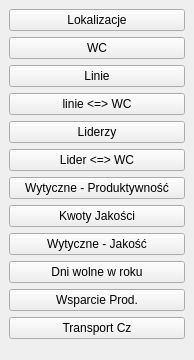
<?xml version="1.0" encoding="UTF-8"?>
<ui version="4.0">
 <class>Form</class>
 <widget class="QWidget" name="Form">
  <property name="geometry">
   <rect>
    <x>0</x>
    <y>0</y>
    <width>194</width>
    <height>360</height>
   </rect>
  </property>
  <property name="windowTitle">
   <string>Form</string>
  </property>
  <layout class="QGridLayout" name="gridLayout">
   <property name="leftMargin">
    <number>0</number>
   </property>
   <property name="topMargin">
    <number>0</number>
   </property>
   <property name="rightMargin">
    <number>0</number>
   </property>
   <property name="bottomMargin">
    <number>0</number>
   </property>
   <property name="spacing">
    <number>0</number>
   </property>
   <item row="0" column="0">
    <widget class="QWidget" name="widget_2" native="true">
     <layout class="QVBoxLayout" name="verticalLayout">
      <item>
       <widget class="QPushButton" name="btn_lokalizacje">
        <property name="text">
         <string>Lokalizacje</string>
        </property>
       </widget>
      </item>
      <item>
       <widget class="QPushButton" name="btn_wc">
        <property name="text">
         <string>WC</string>
        </property>
       </widget>
      </item>
      <item>
       <widget class="QPushButton" name="btn_linie">
        <property name="text">
         <string>Linie</string>
        </property>
       </widget>
      </item>
      <item>
       <widget class="QPushButton" name="btn_linie_wc">
        <property name="text">
         <string>linie &lt;=&gt; WC</string>
        </property>
       </widget>
      </item>
      <item>
       <widget class="QPushButton" name="btn_liderzy">
        <property name="text">
         <string>Liderzy</string>
        </property>
       </widget>
      </item>
      <item>
       <widget class="QPushButton" name="btn_instruktorzy">
        <property name="text">
         <string>Lider &lt;=&gt; WC</string>
        </property>
       </widget>
      </item>
      <item>
       <widget class="QPushButton" name="btn_progiProd">
        <property name="text">
         <string>Wytyczne - Produktywność</string>
        </property>
       </widget>
      </item>
      <item>
       <widget class="QPushButton" name="btn_kwoty">
        <property name="text">
         <string>Kwoty Jakości</string>
        </property>
       </widget>
      </item>
      <item>
       <widget class="QPushButton" name="btn_progiJak">
        <property name="text">
         <string>Wytyczne - Jakość</string>
        </property>
       </widget>
      </item>
      <item>
       <widget class="QPushButton" name="btn_dniPracujace">
        <property name="text">
         <string>Dni wolne w roku</string>
        </property>
       </widget>
      </item>
      <item>
       <widget class="QPushButton" name="btn_pomoc">
        <property name="text">
         <string>Wsparcie Prod.</string>
        </property>
       </widget>
      </item>
      <item>
       <widget class="QPushButton" name="btn_transport_cz">
        <property name="text">
         <string>Transport Cz</string>
        </property>
       </widget>
      </item>
     </layout>
    </widget>
   </item>
  </layout>
 </widget>
 <resources/>
 <connections/>
</ui>
